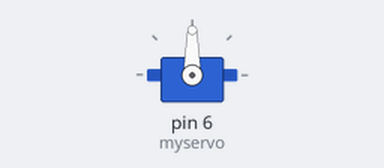
A sketch run on a simulated Arduino Uno, built with avr-gcc and run on an emulated ATmega328P. Shown: servo.

Above: at 0.05 s.
Timing chart, 0 to 4.6 s (numbered marks = the images above):
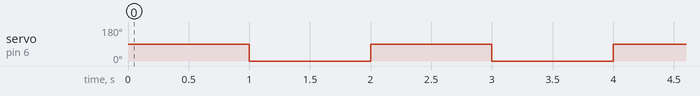

Measured:
- by itself, servo on pin 6 (myservo): alternates 90° for 1.0 s and 0° for 1.0 s

The sketch:

servo_test3.ino
```cpp
#include <Servo.h> //サーボモーター用Arduino標準ライブラリを読み込む
Servo myservo; //サーボモータ用のオブジェクトを作成
int val; //サーボの角度を格納
int state = 0; //pinから取得したデータ格納
int pin7 = 7;
int count = 0;

void setup()
{
Serial.begin(9600); //シリアルモニタを使う(カッコ内は通信速度)
myservo.attach(6); //デジタル6番ピンをサーボの角度命令出力ピンとして設定
pinMode(pin7, INPUT); //pin7を入力として使う
}
void loop()
{
  myservo.write(90);
  delay(1000);
  myservo.write(0);
  delay(1000);
}
```
